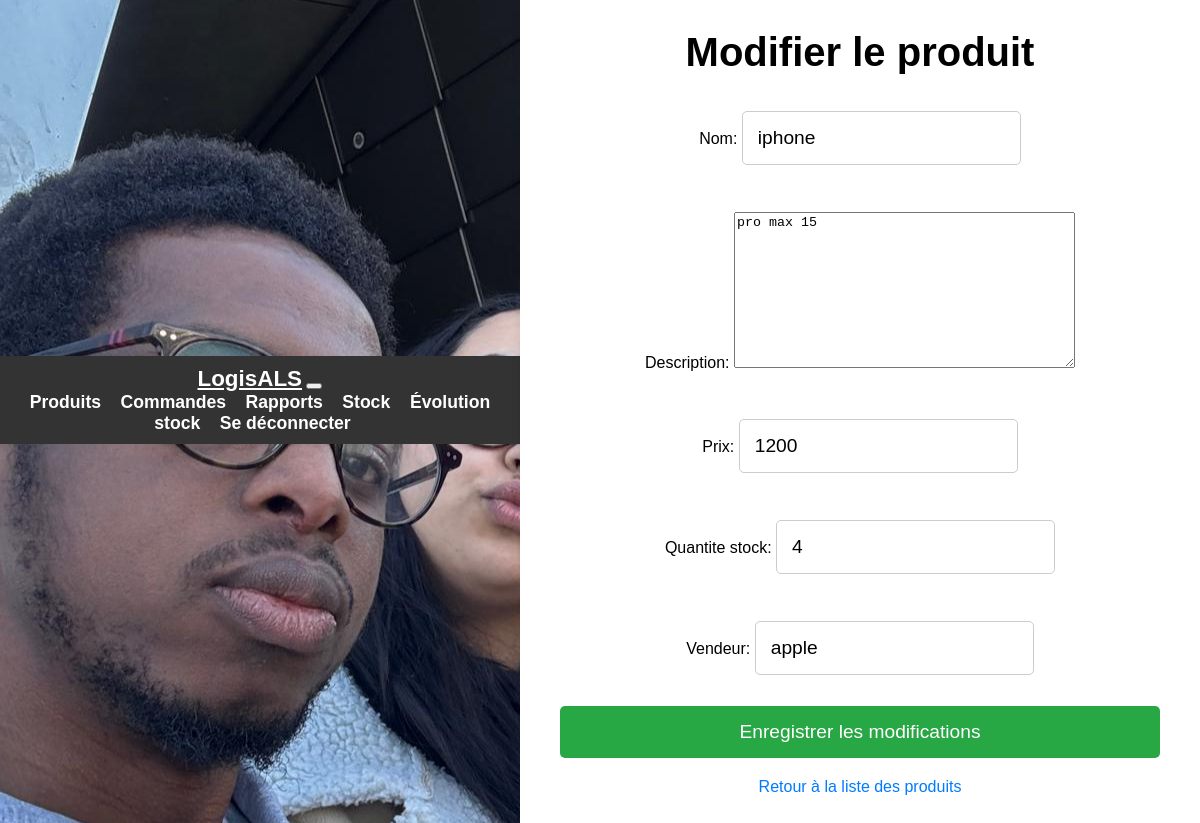
The app's page /inventaire/produit/modifier/1/ with its own data.
### inventaire/models.py (models this page shows, shortened)
class Produit(models.Model):
    nom = models.CharField(max_length=100)
    description = models.TextField()
    prix = models.PositiveIntegerField()
    quantite_stock = models.PositiveIntegerField()
    date_ajout = models.DateTimeField(auto_now_add=True)
    seuil_min = models.PositiveIntegerField(default=5)  # seuil critique
    seuil_max = models.PositiveIntegerField(default=100)  # stock idéal  #
    vendeur = models.CharField(max_length=100, blank=True, null=True)

### inventaire/views.py (the view)
# urls.py: path('produit/modifier/<int:pk>/', views.modifier_produit, name='modifier_produit'),
def modifier_produit(request, pk):
    produit = get_object_or_404(Produit, pk=pk)
    if request.method == 'POST':
        form = ProduitForm(request.POST, instance=produit)
        if form.is_valid():
            form.save()
            return redirect('liste_produits')
    else:
        form = ProduitForm(instance=produit)
    return render(request, 'inventaire/modifier_produit.html', {'form': form})

### inventaire/forms.py
class ProduitForm(forms.ModelForm):
    class Meta:
        model = Produit  # Spécifie le modèle associé au formulaire
        fields = ['nom', 'description', 'prix', 'quantite_stock', 'vendeur']  # Les champs à inclure dans le formulaire

### inventaire/templates/inventaire/modifier_produit.html (shortened to what this page needs)
<!DOCTYPE html>
<html lang="fr">
<head>
    {% load static %}
    <link rel="stylesheet" href="{% static 'css/style.css' %}">
</head>
<body>
    {% include 'inventaire/navbar.html' %}
    <div class="container">
        <h1>Modifier le produit</h1>
        <form method="POST">
            {{ form.as_p }}
            <button type="submit">Enregistrer les modifications</button>
        </form>
        <div class="back-link">
            <a href="{% url 'liste_produits' %}">Retour à la liste des produits</a>
        </div>
    </div>
</body>
</html>

### inventaire/static/css/style.css (style rules this page uses)
body { font-family: Arial, sans-serif; margin: 0; padding: 0; height: 100%; background: white url("images/background.jpg") no-repeat; background-size: cover; background-position: center; background-attachment: fixed; display: flex; justify-content: center; align-items: center; text-align: center; }

### inventaire/templates/inventaire/modifier_produit.html (style rules this page uses)
body { font-family: Arial, sans-serif; background-color: #f4f4f4; margin: 0; padding: 0; display: flex; justify-content: center; align-items: center; height: 100vh; }
.container { background-color: white; padding: 40px; border-radius: 10px; box-shadow: 0 0 10px rgba(0, 0, 0, 0.1); width: 100%; max-width: 600px; }
h1 { font-size: 2.5em; margin-bottom: 20px; text-align: center; }
form { display: flex; flex-direction: column; gap: 15px; }
form input { padding: 15px; font-size: 1.2em; border-radius: 5px; border: 1px solid #ccc; }
form button { background-color: #28a745; color: white; padding: 15px; font-size: 1.2em; border-radius: 5px; border: none; cursor: pointer; transition: background-color 0.3s ease; }
.back-link { text-align: center; margin-top: 20px; }
.back-link a { color: #007BFF; text-decoration: none; }

### records on screen
Produit: nom "iphone", description "pro max 15", prix "1200", quantite_stock "4", vendeur "apple"
